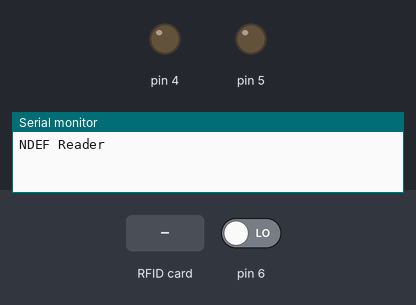
The sketch below on a simulated Arduino Uno, built with avr-gcc and run on an emulated ATmega328P. Parts: output pins drawn as LEDs (lit = HIGH), the last lines printed to the serial monitor. The test bench sets the inputs (shaded band); at power-on: pin 6 LOW.

Above: at 1.2 s.
1.3 s: pin 6 driven HIGH
At 1.85 s:
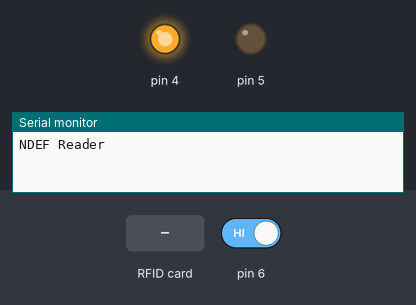
4.3 s: RFID card 5E 7A 19 C4 held to the reader
At 5.1 s:
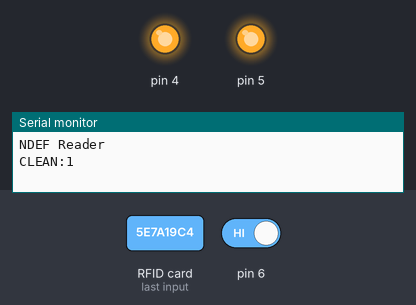
5.8 s: pin 6 driven LOW
At 8.6 s:
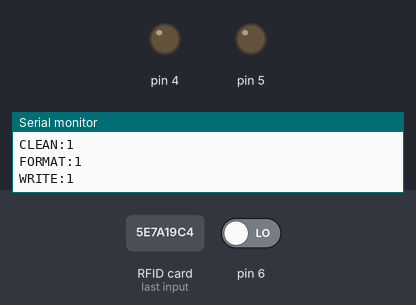
Timing chart, 0 to 10.1 s (numbered marks = the images above; inputs shaded):
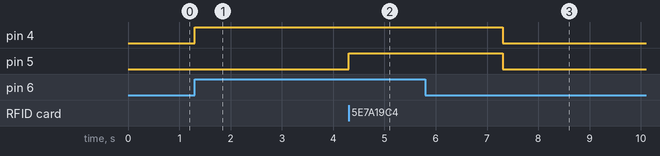

Measured:
- after the input at 1.3 s, pin 4: LOW → HIGH at once
- after the input at 4.3 s, pin 5: LOW → HIGH at once
- after the input at 5.8 s, pin 4: HIGH → LOW after 1.5 s

The sketch:

NFC002-Format_write_card.ino
```cpp
/*
 * librerie NDEF
 * https://github.com/don/NDEF
 * e richiede anche
 * https://github.com/Seeed-Studio/PN532
*/
#include <Wire.h>
#include <PN532_I2C.h>
#include <PN532.h>
#include <NfcAdapter.h>

PN532_I2C pn532_i2c(Wire);
NfcAdapter nfc = NfcAdapter(pn532_i2c);

void setup(void) {
  pinMode(4, OUTPUT);
  pinMode(5, OUTPUT);
  pinMode(6, INPUT);
  Serial.begin(9600);
  Serial.println("NDEF Reader");
  nfc.begin();
}

int stato = 0;

void loop(void) {

  if (digitalRead(6)) {
    digitalWrite(4, HIGH);
    if (nfc.tagPresent()) {
      digitalWrite(5, HIGH);
      Serial.print("CLEAN:");
      int success = nfc.clean();
      Serial.println(success);

      delay(1000);
      Serial.print("FORMAT:");
      success = nfc.format();
      Serial.println(success);

      delay(1000);
      Serial.print("WRITE:");
      NdefMessage message = NdefMessage();
      message.addTextRecord("Hello, Arduino!");
      success = nfc.write(message);
      Serial.println(success);
      delay(1000);
      digitalWrite(5, LOW);
    }
    digitalWrite(4, LOW);
  }

}
```
